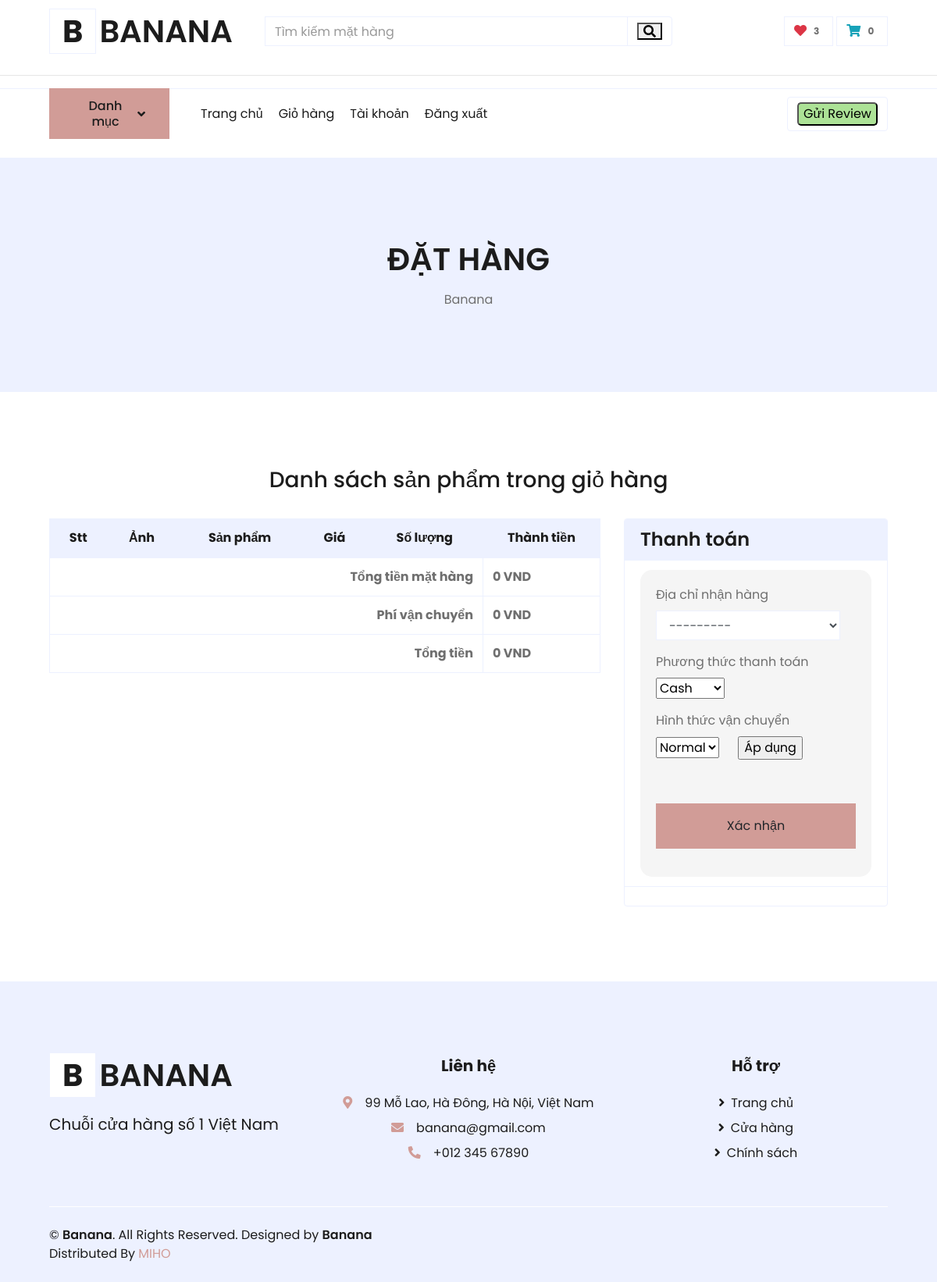
Before: /checkout/ (signed in) with the older database file.
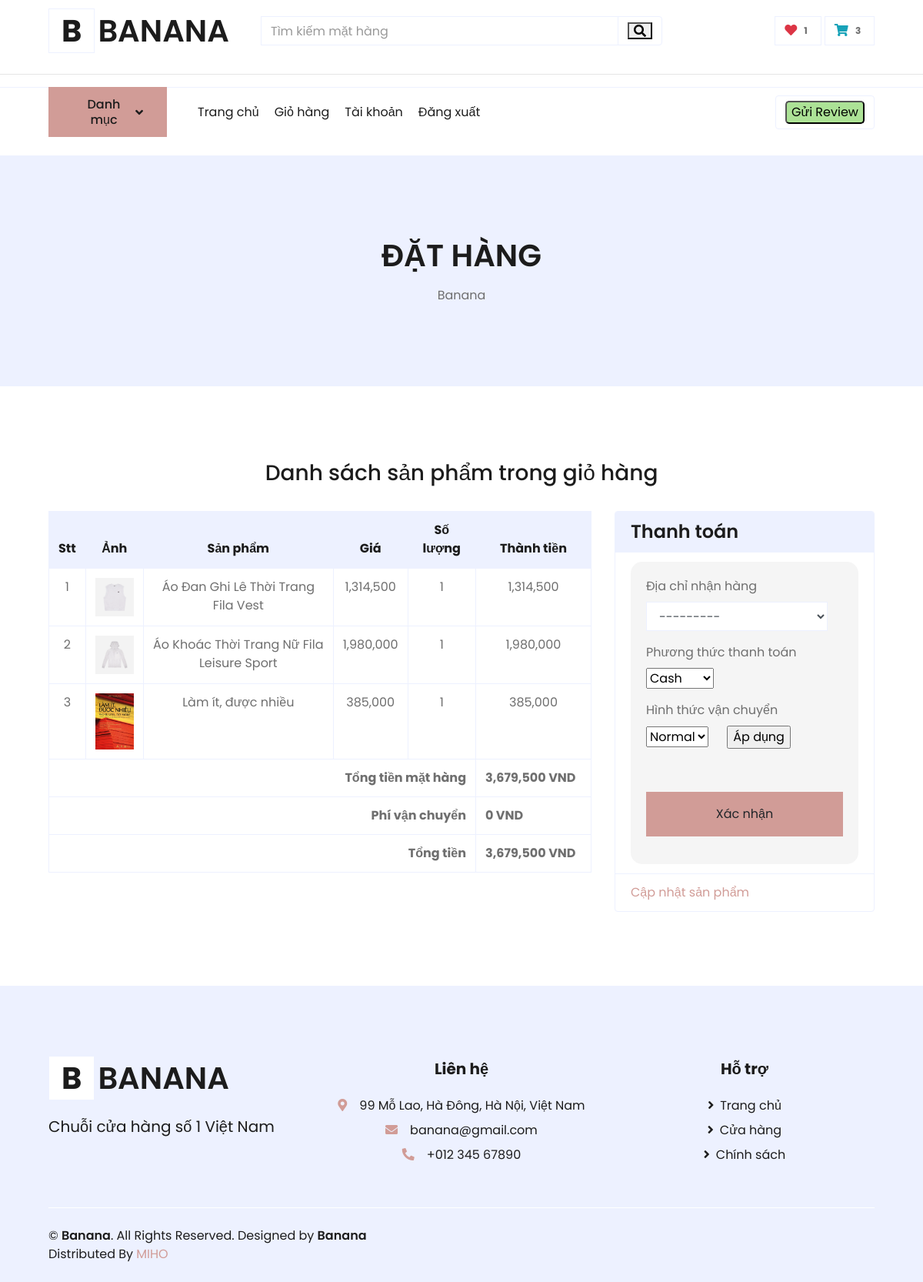
After: the same page with the newer database file.
### ecomapp/models.py (models this page shows, shortened)
class Account(models.Model):
    id = models.AutoField(db_column='ID', primary_key=True)  # Field name made lowercase.
    user = models.OneToOneField(User, on_delete=models.CASCADE,  null=True)
    date_create = models.DateField(db_column='Date_created', blank=True, null=True)
    class Meta:
        db_table = 'account'

class Users(models.Model):
    id = models.AutoField(db_column='ID', primary_key=True)  # Field name made lowercase.
    dateofbirth = models.DateField(db_column='DateOfBirth', blank=True, null=True)  # Field name made lowercase.
    gender = models.CharField(db_column='Gender', max_length=255, blank=True, null=True)  # Field name made lowercase.
    accountid = models.OneToOneField('Account', models.CASCADE, db_column='AccountID', blank=True, null=True)
    contactinfoid = models.OneToOneField('ContactInfo', models.CASCADE, db_column='ContactInfoID', blank=True, null=True)
    fullnameid = models.OneToOneField('FullName', models.CASCADE, db_column='FullNameID', blank=True, null=True)
    addressid = models.OneToOneField('Address', models.CASCADE, db_column='AddressID', blank=True, null=True)
    is_active = models.BooleanField(db_column='IsAcitve', default= True)
    class Meta:
        db_table = 'users'

class Customer(models.Model):
        id = models.AutoField(db_column='ID', primary_key=True)  # Field name made lowercase.
        userid = models.OneToOneField("Users", models.CASCADE, db_column='CustomerID', blank=True, null=True)
        typecustomer = models.CharField(db_column='TypeCustomer', max_length=255, blank=True, null=True)
        class Meta:
            db_table = 'customer'
        @property
        def count_item_cart(self):
            if Shoppingcart.objects.filter(customerid = self.id) ==None:
                return 0
            else:
                cart = Shoppingcart.objects.get(customerid = self.id)
                count = 0
                if Cartline.objects.filter(shoppingcartid  =cart) ==  None:
                    return 0
                else:
                    cartlinelist = Cartline.objects.filter(shoppingcartid  =cart)
                    for cartline in cartlinelist:
                        count+=1
                    return count
        @property
        def count_wishline(self):
            if Wishlist.objects.filter(customerid = self.id) ==None:
                return 0
            else:
                wishlist = Wishlist.objects.get(customerid = self.id)
                count = 0
                if Wishlistline.objects.filter(wishlistid  = wishlist) ==  None:
                    return 0
                else:
                    wishlinelist = Wishlistline.objects.filter(wishlistid  =wishlist)
                    for wishline in wishlinelist:
                        count+=1
                    return count

class Wishlist(models.Model):
    id = models.AutoField(db_column='ID', primary_key=True)  # Field name made lowercase.
    customerid = models.ForeignKey(Customer, models.CASCADE, db_column='CustomerID')  # Field name made lowercase.
    class Meta:
        db_table = 'wishlist'

class Shoppingcart(models.Model):
    id = models.AutoField(db_column='ID', primary_key=True)  # Field name made lowercase.
    customerid = models.ForeignKey(Customer, models.CASCADE, db_column='CustomerID')  # Field name made lowercase.
    class Meta:
        db_table = 'shoppingcart'
    @property
    def total(self):
        s = 0
        for cartline in Cartline.objects.filter(shoppingcartid__id = self.id):
            s += cartline.sumPrice
        return s

class Cartline(models.Model):
    id = models.AutoField(db_column='ID', primary_key=True)  # Field name made lowercase.
    itemid = models.ForeignKey('Item', models.CASCADE, db_column='ItemID')  # Field name made lowercase.
    num = models.IntegerField(db_column='Num', blank=True, null=True)  # Field name made lowercase.
    shoppingcartid = models.ForeignKey('Shoppingcart', models.CASCADE, db_column='ShoppingCartID')  # Field name made lowercase.
    class Meta:
        db_table = 'cartline'
    @property
    def sumPrice(self):
        return (self.num * self.itemid.price)

class Item(models.Model):
    id = models.AutoField(db_column='ID', primary_key=True)  # Field name made lowercase.
    productid = models.ForeignKey('Product', models.CASCADE, db_column='ProductID')  # Field name made lowercase.
    price_import = models.IntegerField(db_column='Price_import', blank=True, null=True)  # Field name made lowercase.
    price = models.IntegerField(db_column='Price', blank=True, null=True)  # Field name made lowercase.
    description = models.CharField(db_column='Description', max_length=2000, blank=True, null=True)  # Field name made lowercase.
    slug = models.SlugField(unique=True)
    image = models.ImageField(upload_to="products/images/")
    isUpload = models.BooleanField(default=False)
    class Meta:
        db_table = 'item'

class Product(models.Model):
    id = models.AutoField(db_column='ID', primary_key=True)
    producerid = models.ForeignKey(Producer, models.CASCADE, db_column='ProducerID')  # Field name made lowercase.
    manufacturingyear = models.IntegerField(db_column='ManufacturingYear', blank=True, null=True)  # Field name made lowercase.
    type = models.CharField(db_column='Type', max_length=255, blank=True, null=True)  # Field name made lowercase.
    name = models.CharField(db_column='Name', max_length=255, blank=True, null=True)  # Field name made lowercase.
    num = models.IntegerField(db_column='Number', default=0)
    class Meta:
        db_table = 'product'

### ecomapp/views.py (the view, shortened to what this page needs)
# urls.py: path("checkout/", CheckoutView.as_view(), name="checkout"),
class CheckoutView(EcomMixin, CreateView ):
    template_name = "checkout.html"
    form_class = CheckoutForm
    success_url = reverse_lazy("ecomapp:home")
    def get_form_kwargs(self):
        kwargs = super(CheckoutView, self).get_form_kwargs()
        kwargs.update({'user': self.request.user})
        return kwargs
    def dispatch(self, request, *args, **kwargs):
        if not (request.user.is_authenticated and request.user.account):
            return redirect("/login/?next=/checkout/")
        return super().dispatch(request, *args, **kwargs)
    def get_context_data(self, **kwargs):
        context = super().get_context_data(**kwargs)
        cart_id = self.request.session.get("cart_id", None)
        customer = Customer.objects.get(userid__accountid__user = self.request.user)
        cart_obj = Shoppingcart.objects.get(id=cart_id) if cart_id else Shoppingcart.objects.get(customerid =customer)
        context['cart'] = cart_obj
        return context

### ecomapp/forms.py
class CheckoutForm(forms.ModelForm):
    customershippingaddress = forms.ModelChoiceField(queryset= CustomerShippingaddress.objects.all(), widget=forms.Select(attrs={'class': 'form-control'}))
    paymentMethod = forms.CharField(label = "Payment Method", widget=forms.Select(choices=METHOD))
    shippingmethod = forms.CharField(label = "Shipping Method", widget=forms.Select(choices=METHOD_SHIPPING))
    class Meta:
        model = Order
        fields = ["customershippingaddress",
                  "paymentMethod", "shippingmethod"]
    def __init__(self,user, *args, **kwargs):
        customer = Customer.objects.get(userid__accountid__user = user)
        super(CheckoutForm, self).__init__(*args, **kwargs)
        self.fields['customershippingaddress'].queryset = CustomerShippingaddress.objects.filter(customerid =customer)

### ecomapp/models.py (called while the page is built)
    @property
    def address(self):
        return f"{self.description} {self.street} {self.subdistrict} {self.district} {self.city}"

    @property
    def address(self):
        return self.addressid.address

    def __str__(self):
        return f"{self.shippingaddressid.address}"

### templates/checkout.html (shortened to what the changed rows need)
{% extends 'base.html' %}
{% load humanize %}
{% block content %}
<div class="container-fluid bg-secondary mb-5">
        <div class="d-flex flex-column align-items-center justify-content-center" style="min-height: 300px">
            <h1 class="font-weight-semi-bold text-uppercase mb-3">Đặt Hàng</h1>
        </div>
    </div>
<div class="container-fluid pt-5">
        <br>
        <div class="row px-xl-5">
            <div class="col-lg-8 table-responsive mb-5">
                <table class="table table-bordered text-center mb-0">
                    <thead class="bg-secondary text-dark">
                        <tr>
                            <th>Stt</th>
                            <th>Ảnh</th>
                            <th>Sản phẩm</th>
                            <th>Giá</th>
                            <th>Số lượng</th>
                            <th style = 'width: 150px;'>Thành tiền</th>
                        </tr>
                    </thead>
                    <tbody class="align-middle">
                              {% for cp in cart.cartline_set.all %}
                              <tr>
                                <td>{{forloop.counter}}</td>
                                <td><img src={{cp.itemid.image.url}} alt="" style="width: 50px;"></td>
                                <td>{{cp.itemid.productid.name}}</td>
                                <td>{{cp.itemid.price|intcomma}}</td>
                                <td>{{cp.num}}</td>
                                <td>{{cp.sumPrice|intcomma}}</td>
                            </tr>
                        {% endfor %}
                           <tr>
                        <th colspan="5" class="text-right">Tổng tiền mặt hàng</th>
                        <th class="text-left">{{cart.total|intcomma}} VND</th>
                    </tr>
                    <tr>
                        <th colspan="5" class="text-right">Phí vận chuyển</th>
                        <th class="text-left"> <span id = "result" >0</span> VND</th>
                    </tr>
                    <tr>
                        <th colspan="5" class="text-right">Tổng tiền</th>
                        <th class="text-left"> <span id = "total"> {{cart.total|intcomma}}</span> VND</th>
                    </tr>
                    </tbody>
                </table>
            </div>
            <div class="col-lg-4">
                <div class="card border-secondary mb-5">
                    <div class="card-header bg-secondary border-0">
                        <h4 class="font-weight-semi-bold m-0">Thanh toán</h4>
                    </div>
                    <div class="card-footer border-secondary bg-transparent">
                         <form action="" method="POST" style = "background-color: #f5f5f5;padding: 20px; border-radius: 15px;">
                <br>
            </form>
                    </div>
                    <div class="card-footer border-secondary bg-transparent">
                        {% if cart.cartline_set.all %}
                            <th> <a href="{% url 'ecomapp:mycart' %}">Cập nhật sản phẩm</a></th>
                        {% endif %}
                    </div>
                </div>
            </div>
        </div>
    </div>
{% endblock %}

### templates/base.html (shortened to what the changed rows need)
<!DOCTYPE html>
<html lang="en">
{% load static %}
<head>
    <link rel="stylesheet" href="https://stackpath.bootstrapcdn.com/bootstrap/4.5.2/css/bootstrap.min.css">
    <link rel="stylesheet" type="text/css" href="{% static 'css/style.css' %}">
    <link href="https://cdnjs.cloudflare.com/ajax/libs/font-awesome/5.10.0/css/all.min.css" rel="stylesheet">
    <link href="https://cdnjs.cloudflare.com/ajax/libs/font-awesome/5.10.0/css/all.min.css" rel="stylesheet">
    <link href="{%static 'css/ol.css' %}" rel="stylesheet">
</head>
<body style="">
    <div class="container-fluid" >
        <div class="row align-items-center py-3 px-xl-5">
            <div class="col-lg-3 d-none d-lg-block">
                <a href="{% url 'ecomapp:home' %}" class="text-decoration-none">
                    <h1 class="m-0 display-5 font-weight-semi-bold"><span class=" font-weight-bold border px-3 mr-1" style = "background-color:white;">B</span>BANANA</h1>
                </a>
            </div>
            <div class="col-lg-3 col-6 text-right">
                <a href="{% url 'ecomapp:wishlist' %}" class="btn border">
                    <i class="fas fa-heart text-danger" ></i>
                    {% if request.user.account == None%}
                        <span class="badge">0</span>
                    {% else %}
                        <span class="badge">{{request.user.account.users.customer.count_wishline}}</span>
                    {% endif %}
                </a>
                <a href="{% url 'ecomapp:mycart' %}" class="btn border" style = "background-color:white;">
                    <i class="fas fa-shopping-cart text-info" ></i>
                    {% if request.user.account == None%}
                        <span class="badge">0</span>
                    {% else %}
                        <span class="badge">{{request.user.account.users.customer.count_item_cart}}</span>
                    {% endif %}
                </a>
            </div>
        </div>
    </div>
    <br>
    {% block content %}
    {% endblock %}
    <div class="container-fluid bg-secondary text-dark mt-5 pt-5">
        <div class="row px-xl-5 pt-5">
            <div class="col-lg-4 col-md-12 mb-5 pr-3 pr-xl-5">
                <a href="" class="text-decoration-none">
                    <h1 class="m-0 display-5 font-weight-semi-bold"><span class=" font-weight-bold border px-3 mr-1" style = "background-color:white;">B</span>BANANA</h1>
                </a>
                <br>
            </div>
        </div>
    </div>
</body>
</html>

Changed rows visible on the page:
added Cartline: itemid.image (picture), itemid.productid.name "Áo Đan Ghi Lê Thời Trang Fila Vest", itemid.price "1,314,500", num "1", sumPrice "1,314,500"
added Cartline: itemid.image (picture), itemid.productid.name "Áo Khoác Thời Trang Nữ Fila Leisure Sport", itemid.price "1,980,000", num "1", sumPrice "1,980,000"
added Cartline: itemid.image (picture), itemid.productid.name "Làm ít, được nhiều", itemid.price "385,000", num "1", sumPrice "385,000"
computed for Shoppingcart: total "0" → "3,679,500"
Other visible differences:
{{ request.user.account.users.customer.count_wishline }}: "3" → "1"
{{ request.user.account.users.customer.count_item_cart }}: "0" → "3"
text now shown: "Cập nhật sản phẩm"
